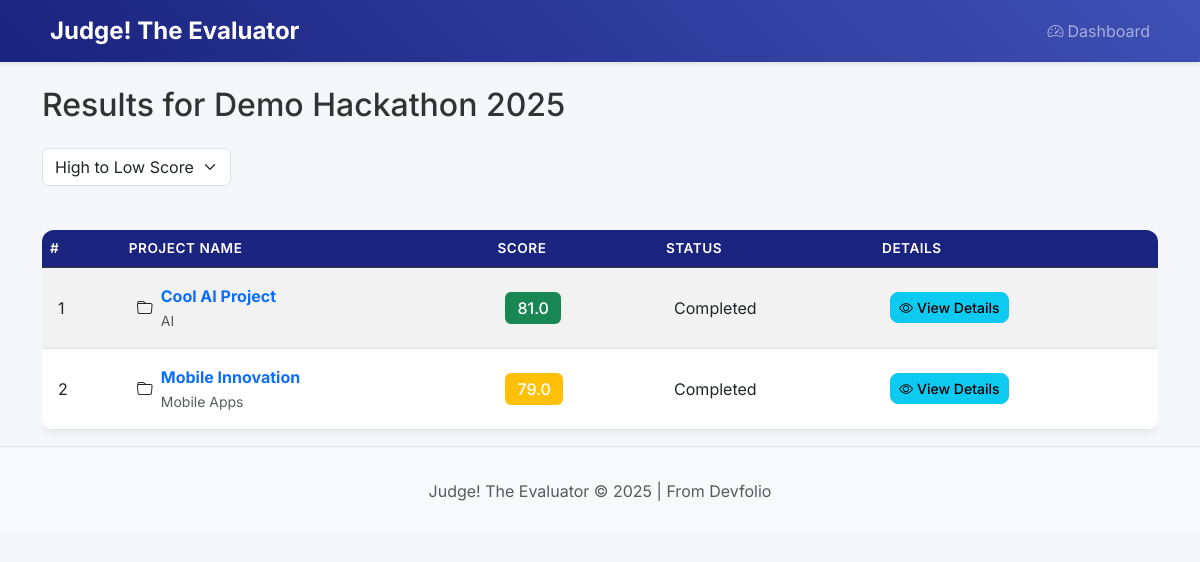
/results/1?sort=, run on an earlier commit of the app's database.
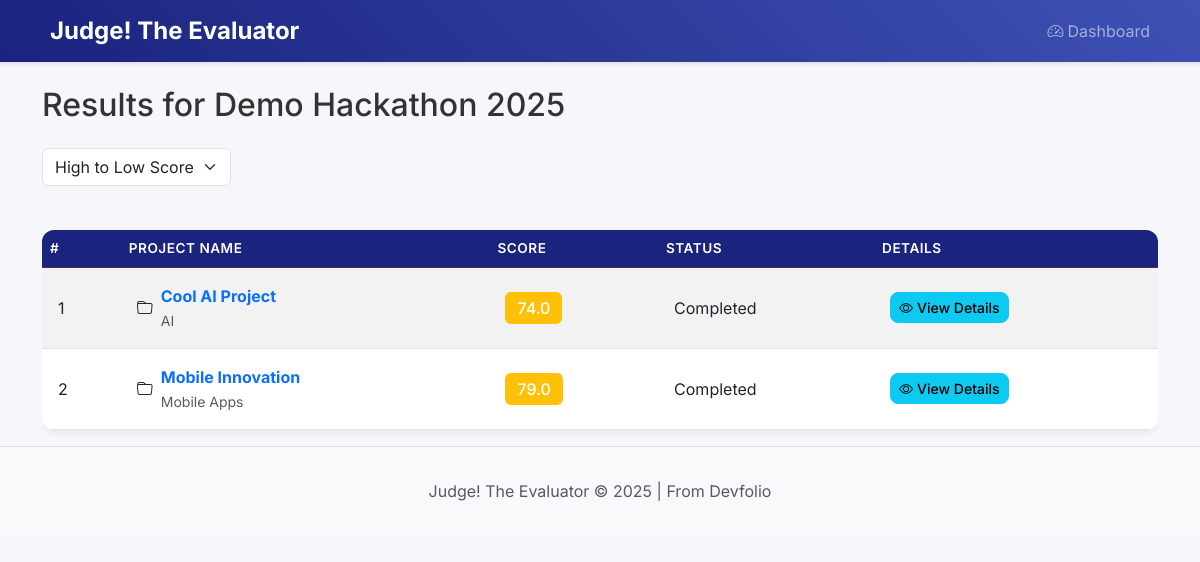
And on a later commit of the database.
### app/models/database.py (models this page shows)
class Project(db.Model):
    id = db.Column(db.Integer, primary_key=True)
    hackathon_id = db.Column(db.Integer, db.ForeignKey('hackathon.id'), nullable=False)
    name = db.Column(db.String(100), nullable=False)
    devfolio_link = db.Column(db.String(200), nullable=False)
    github_link = db.Column(db.String(200), nullable=False)
    video_link = db.Column(db.String(200), nullable=False)
    tracks = db.Column(db.String(200))
    deployed_link = db.Column(db.String(200))
    score = db.Column(db.Float, default=0.0)
    evaluation_status = db.Column(db.String(20), default='pending')
    evaluation_details = db.Column(db.Text)
    created_at = db.Column(db.DateTime, default=datetime.utcnow)

### app/main.py (the view)
@app.route('/results/<int:hackathon_id>')
def results(hackathon_id):
    hackathon = Hackathon.query.get_or_404(hackathon_id)
    sort_order = request.args.get('sort', 'score_desc')
    query = Project.query.filter_by(hackathon_id=hackathon_id)
    if sort_order == 'score_desc':
        projects = query.order_by(Project.score.desc()).all()
    elif sort_order == 'score_asc':
        projects = query.order_by(Project.score.asc()).all()
    else:
        projects = query.all()
    return render_template('results.html', hackathon=hackathon, projects=projects, sort_order=sort_order)

### app/templates/results.html (shortened to what this page needs)
{% extends "base.html" %}
{% block content %}
<h2 class="mb-4">Results for {{ hackathon.name }}</h2>
<div class="d-flex justify-content-between align-items-center mb-4">
    <div>
        <select class="form-select" onchange="window.location.href='/results/{{ hackathon.id }}?sort='+this.value">
            <option value="score_desc" {{ 'selected' if sort_order == 'score_desc' }}>High to Low Score</option>
        </select>
    </div>
</div>
<div class="table-responsive">
    <table class="table table-striped table-hover">
        <thead class="table-dark">
            <tr>
                <th>#</th>
                <th>Project Name</th>
                <th>Score</th>
                <th>Status</th>
                <th>Details</th>
            </tr>
        </thead>
        <tbody>
            {% for project in projects %}
            <tr>
                <td>{{ loop.index }}</td>
                <td>
                    <div class="d-flex align-items-center">
                        <i class="bi bi-folder me-2"></i>
                        <div>
                            <a href="{{ project.devfolio_link }}" target="_blank" class="text-decoration-none fw-bold">{{ project.name }}</a>
                            {% if project.tracks %}
                                <br><small class="text-muted">{{ project.tracks }}</small>
                            {% endif %}
                        </div>
                    </div>
                </td>
                <td>
                    <span class="badge bg-{% if project.score >= 80 %}success{% elif project.score >= 60 %}warning{% else %}danger{% endif %} fs-6">
                        {{ project.score|round(1) }}
                    </span>
                </td>
                <td>{{ project.evaluation_status|title }}</td>
                <td>
                    <button class="btn btn-sm btn-info" onclick="showDetails('{{ project.id }}')">
                        <i class="bi bi-eye me-1"></i>View Details
                    </button>
                </td>
            </tr>
            {% endfor %}
        </tbody>
    </table>
</div>
{% endblock %}

What changed in the data, as far as the page shows it:
changed Project "Cool AI Project": score "81.0" → "74.0"
